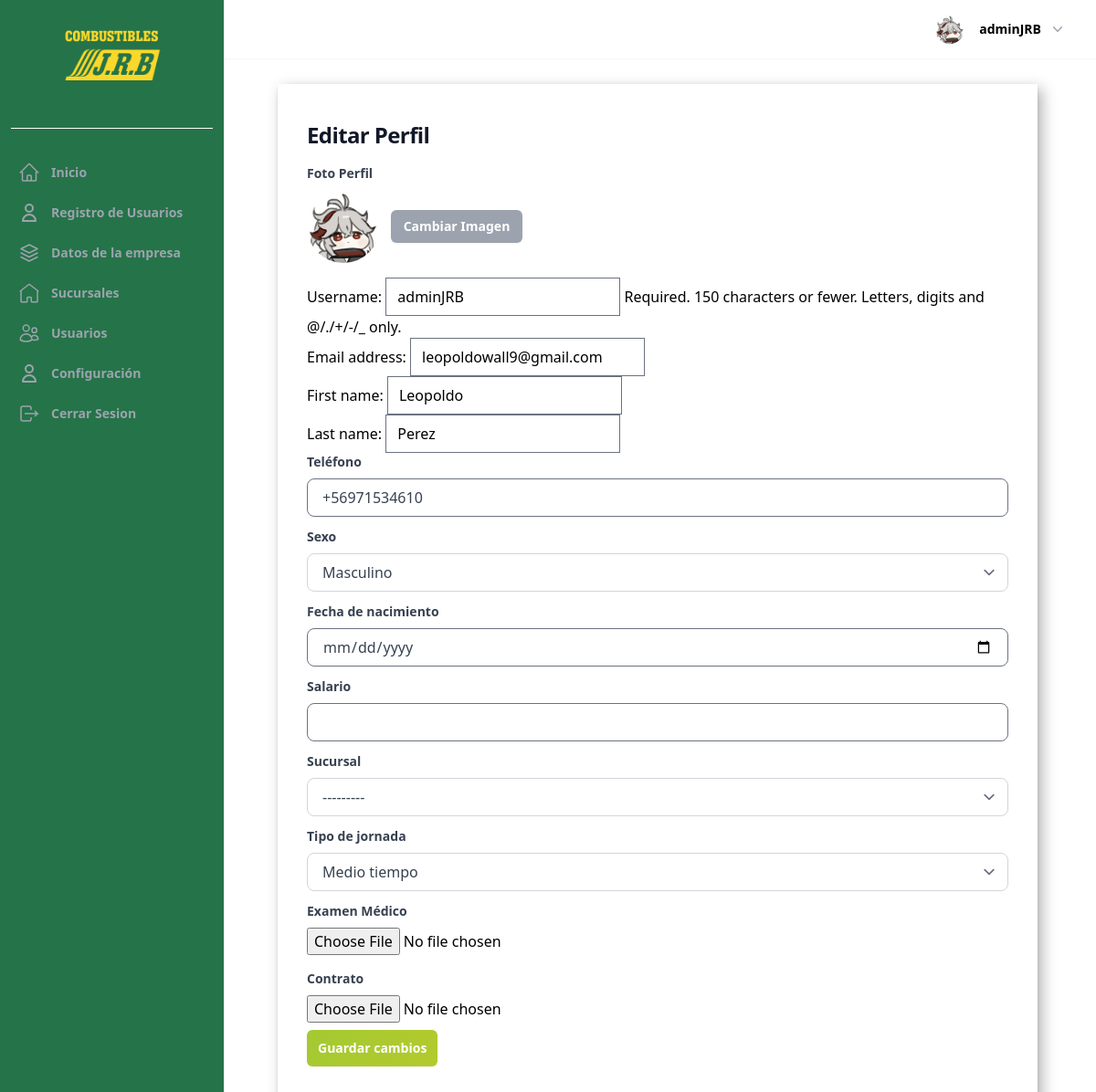
Before: /perfil/ (signed in) with the older database file.
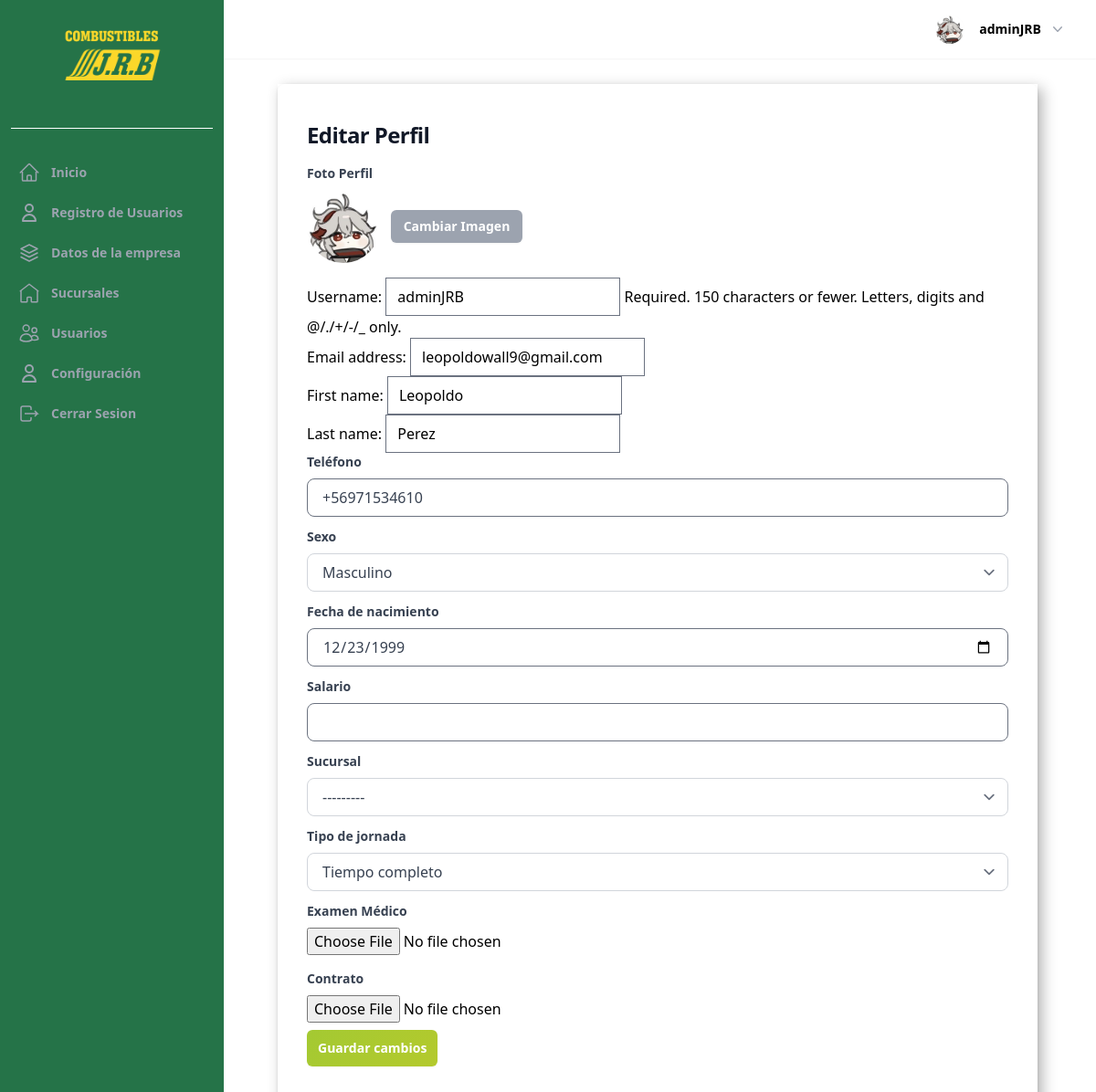
After: the same page with the newer database file.
### UsuarioApp/models.py (models this page shows, shortened)
class Profile(models.Model):
    last_activity = models.DateTimeField(null=True, blank=True)
    image = models.ImageField(upload_to=profile_picture_path, default="profile.webp")
    user_FK = models.OneToOneField(
        User, on_delete=models.CASCADE, related_name="profile",
    )
    position_FK = models.ForeignKey(
        Position, on_delete=models.SET_NULL, null=True, blank=True
    )
    company_rut = models.CharField(
        max_length=12,
        blank=True,
        null=True,
        validators=[
            RegexValidator(
                regex=r"^[0-9.]+-[0-9kK]{1}$",
                message="Ingrese un RUT válido en el formato 12.345.678-9",
            )
        ],
        verbose_name="RUT Empresa",
    )
    phone = models.CharField(max_length=20, blank=True, verbose_name="Teléfono")
    gender = models.CharField(
        max_length=1,
        choices=GENDER_CHOICES,
        null=True,
        blank=True,
        verbose_name="Sexo",
    )
    date_of_birth = models.DateField(
        null=True,
        blank=True,
        verbose_name="Fecha de nacimiento",
    )
    salario = models.DecimalField(
        max_digits=10, decimal_places=2, null=True, blank=True, verbose_name="Salario",
    )
    address = models.CharField(max_length=255, blank=True, verbose_name="Dirección")
    date_of_hire = models.DateField(null=True, blank=True, verbose_name="Fecha de contratación")
    is_partime = models.BooleanField(
        default=False,
        choices=[(True, "Tiempo completo"), (False, "Medio tiempo")],
        verbose_name="Tipo de jornada",
    )
    examen_medico = models.FileField(
        upload_to="documentos/examenes/",
        null=True,
        blank=True,
        verbose_name="Examen médico",
    )
    contrato = models.FileField(
        upload_to="documentos/contratos/",
        null=True,
        blank=True,
        verbose_name="Contrato",
    )
    current_branch = models.ForeignKey(
        Sucursal,
        on_delete=models.SET_NULL,
        null=True,
        blank=True,
        related_name="current_profiles",
        verbose_name="Sucursal actual",
    )
    def save(self, *args, **kwargs):
        update_last_activity = kwargs.pop("update_last_activity", False)
        if update_last_activity:
            self.last_activity = timezone.now()
            kwargs["update_fields"] = ["last_activity"]
        if self.pk:
            handle_old_image(Profile, self.pk, self.image)
        super(Profile, self).save(*args, **kwargs)
        if self.image and os.path.exists(self.image.path):
            resize_image(self.image.path, 300)
            crop_image(self.image.path, 300)
    def update_last_activity(self):
        self.save(update_last_activity=True)
    def _has_permission(self, code: str) -> bool:
        return bool(self.position_FK and self.position_FK.permission_code == code)
    def is_owner(self) -> bool:
        return self._has_permission("OWNER")
    def is_admin(self) -> bool:
        return self._has_permission("ADMINISTRATOR")
    class Meta:
        verbose_name = "Perfil"
        verbose_name_plural = "Perfiles"
        ordering = ["-id"]

### UsuarioApp/views.py (the view, shortened to what this page needs)
# urls.py: path("perfil/", views.ProfileUpdateView.as_view(), name="Profile"),
class ProfileUpdateView(LoginRequiredMixin, ProfileFormProcessingMixin, View):
    template_name = "pages/perfil/perfil.html"
    def get(self, request, *args, **kwargs):
        user = request.user
        profile = user.profile
        user_form = UserUpdateForm(instance=user)
        profile_form = ProfileUpdateForm(instance=profile, user=request.user)
        context = {"user_form": user_form, "profile_form": profile_form}
        return render(request, self.template_name, context)

### UsuarioApp/forms.py
class UserUpdateForm(forms.ModelForm):
    def __init__(self, *args, **kwargs):
        super().__init__(*args, **kwargs)
        self.helper = FormHelper()
        self.helper.form_tag = False
        layout_fields = []
        if "username" in self.fields:
            layout_fields.append("username")
        layout_fields.append("email")
        name_fields = []
        if "first_name" in self.fields:
            name_fields.append(Div("first_name", css_class="flex-1"))
        if "last_name" in self.fields:
            name_fields.append(Div("last_name", css_class="flex-1"))
        name_div = Div(*name_fields, css_class="flex gap-4") if name_fields else None
        layout_items = layout_fields
        if name_div is not None:
            layout_items.append(name_div)
        self.helper.layout = Layout(*layout_items)
    class Meta:
        model = User
        fields = [
            "username",
            "email",
            "first_name",
            "last_name",
        ]

### UsuarioApp/forms.py (called while the page is built)
    def _get_branch_queryset(self, user):
        if not user:
            return Sucursal.objects.none()
        profile = getattr(user, "profile", None)
        if profile is None:
            return Sucursal.objects.none()
        company = None
        try:
            company = profile.company
        except Company.DoesNotExist:
            company = None
        queryset = Sucursal.objects.none()
        if company is not None:
            queryset = Sucursal.objects.filter(company=company)
        elif getattr(profile, "company_rut", None):
            queryset = Sucursal.objects.filter(company__rut=profile.company_rut)
        if self.instance and self.instance.current_branch_id:
            queryset = queryset | Sucursal.objects.filter(pk=self.instance.current_branch_id)
        return queryset

### sucursalApp/models.py (called while the page is built)
    def __str__(self) -> str:
        return f"{self.name} - {self.company.business_name}"

### utils/customer_img.py (called while the page is built, shortened)
def resize_image(img_path, img_size):
    try:
        with Image.open(img_path) as img:
            ancho, alto = img.size
    except (FileExistsError, UnidentifiedImageError):
        print("Error al Redimensionar la imagen")

def crop_image(img_path, img_size):
    try:
        with Image.open(img_path) as img:
            ancho, alto = img.size
    except (FileExistsError, UnidentifiedImageError):
        print("Erro al Recortar la imagen")

### templates/pages/perfil/perfil.html (shortened to what this page needs)
{% extends "components/Layout/base_pages.html" %}
{% load static %}
{% load tailwind_filters %}
{% block content_pages %}
  <h1 class="max-w-2xl font-bold tracking-tight text-gray-900 text-2xl mb-4">Editar Perfil</h1>
  <form method="post" enctype="multipart/form-data">
    {% include 'components/input_perfil.html' with img=request.user.profile.image.url %}
    {{ user_form|crispy }}
    <label for="id_phone" class="block text-gray-700 text-sm font-bold mb-2">Teléfono</label>
    {{ profile_form.phone }}
    <label for="id_gender" class="block text-gray-700 text-sm font-bold mb-2">Sexo</label>
    {{ profile_form.gender }}
    <label for="id_date_of_birth" class="block text-gray-700 text-sm font-bold mb-2">Fecha de nacimiento</label>
    {{ profile_form.date_of_birth }}
    <label for="id_salario" class="block text-gray-700 text-sm font-bold mb-2">Salario</label>
    {{ profile_form.salario }}
    <label for="id_current_branch" class="block text-gray-700 text-sm font-bold mb-2">Sucursal</label>
    {{ profile_form.current_branch }}
    <label for="id_is_partime" class="block text-gray-700 text-sm font-bold mb-2">Tipo de jornada</label>
    {{ profile_form.is_partime }}
    <label for="{{ profile_form.examen_medico.id_for_label }}" class="block text-gray-700 text-sm font-bold mb-2">Examen Médico</label>
    {{ profile_form.examen_medico }}
    <label for="{{ profile_form.contrato.id_for_label }}" class="block text-gray-700 text-sm font-bold mb-2 mt-4">Contrato</label>
    {{ profile_form.contrato }}
    {% include "components/btn/button.html" with button_text="Guardar cambios" %}
  </form>
{% endblock content_pages %}

### templates/components/Layout/base_pages.html
{% extends 'components/Layout/base_extendido.html' %}
{% block content_main %}
  <div class="flex min-h-full flex-col justify-center sm:px-6 lg:px-8">
    <div class="bg-white-base sm:mx-auto sm:w-full min-w-[fill-available]">
      <div class="px-6 py-10 shadow rounded-lg sm:px-12">
        {% block content_pages %}{% endblock content_pages %}
      </div>
    </div>
  </div>
{% endblock content_main %}

### templates/components/Layout/base_extendido.html (shortened to what this page needs)
{% extends 'components/Layout/base.html' %}
{% load static %}
{% block content %}
  <div x-data="{ open:false }" :class="{ 'overflow-y-hidden max-h-dvh' : open }">
    <div class="hidden lg:fixed lg:inset-y-0 lg:z-50 lg:flex lg:w-72 lg:flex-col">
      {% include 'components/navbar/navbar_desktop.html' %}
    </div>
    <div class="lg:pl-65">
      <div class="sticky top-0 z-40 flex h-16 shrink-0 items-center gap-x-4 border-gray-700 bg-white px-4 shadow-sm sm:gap-x-6 sm:px-6 lg:px-8">
        {% include 'components/header/header.html' %}
      </div>
      <main class="pt-7">
        <div class="px-4 sm:px-6 lg:px-8 min-w-[fill-available]">
          {% block content_main %}
          {% endblock content_main %}
        </div>
      </main>
    </div>
  </div>
{% endblock content %}

### templates/components/Layout/base.html (shortened to what this page needs)
{% load static %}
{% load static tailwind_tags %}
<!DOCTYPE html>
<html lang="es" class="scroll-smooth">
  <head>
    {% tailwind_css %}
    <link rel="stylesheet" href="{% static 'css/styles.css' %}">
    <link rel="stylesheet" href="{% static 'css/mensajes.css' %}">
  </head>
  <body class="relative bg-white">
    {% block content %} {% endblock content %}
  </body>
</html>

### templates/components/navbar/navbar_mobil.html (shortened to what this page needs)
{% load static %}

### templates/components/navbar/nav.html (shortened to what this page needs)
<nav class="flex flex-1 flex-col">
  <ul class="flex flex-1 flex-col gap-y-7">
    <li>
      <ul class="-mx-2 space-y-1">
        <li>
          <a href="{% url 'Home' %}" class="menu-item {% if request.path == '/' %} text-white bg-current {% else %} text-gray-400 {% endif %}">
            Inicio
          </a>
        </li>
        {% if user.profile.is_owner or user.profile.is_admin %}
          <li>
            <a href="{% url 'Register' %}" class=" menu-item {% if request.path == '/registro/' %}text-white bg-current {% else %} text-gray-400 hover:text-white hover:bg-gray-800 {% endif %}">
              <svg class="h-6 w-6 shrink-0" fill="none" viewBox="0 0 24 24" stroke="currentColor">
                <path stroke-linecap="round" stroke-linejoin="round" stroke-width="2" d="M16 7a4 4 0 11-8 0 4 4 0 018 0zM12 14a7 7 0 00-7 7h14a7 7 0 00-7-7z"/>
              </svg>
              Registro de Usuarios
            </a>
          </li>
          {% if user.profile.is_owner %}
          <li>
            <a href="{% url 'company_edit' %}" class=" menu-item {% if request.path == '/empresa/' %}text-white bg-current {% else %} text-gray-400 hover:text-white hover:bg-gray-800 {% endif %}">
              Datos de la empresa
            </a>
          </li>
          {% endif %}
          <li>
            <a href="{% url 'sucursal_list' %}" class=" menu-item {% if request.path == '/sucursales/' or '/sucursales/' in request.path %}text-white bg-current {% else %} text-gray-400 hover:text-white hover:bg-gray-800 {% endif %}">
              Sucursales
            </a>
          </li>
        {% endif %}
        <li>
          <a href="{% url "User" %}" class=" menu-item {% if request.path == '/usuarios/' %}text-white bg-current {% else %}  text-gray-400 hover:text-white hover:bg-gray-800 {% endif %}">
            Usuarios
          </a>
        </li>
      <ul class="flex flex-1 flex-col space-y-1">
        {% if user.is_authenticated %}
        <li>
          <a href="{% url 'configuracion' %}" class="menu-item {% if request.path == '/configuracion/' %} text-white bg-current {% else %} text-gray-400 hover:text-white hover:bg-gray-800 {% endif %}">
              <svg class="h-6 w-6 shrink-0" fill="none" viewBox="0 0 24 24" stroke="currentColor">
                <path stroke-linecap="round" stroke-linejoin="round" stroke-width="2" d="M16 7a4 4 0 11-8 0 4 4 0 018 0zM12 14a7 7 0 00-7 7h14a7 7 0 00-7-7z"/>
              </svg>
            <span class="truncate">Configuración</span>
          </a>
        </li>
        {% endif %}
      </ul>
    </li>
    <li class="mt-auto">
      <a href="{% url 'account_logout' %}" class="menu-item text-gray-400">
        <svg class="h-6 w-6 shrink-0" fill="none" viewBox="0 0 24 24" stroke-width="1.5" stroke="currentColor" aria-hidden="true">
          <path stroke="none" d="M0 0h24v24H0z"/>  <path d="M14 8v-2a2 2 0 0 0 -2 -2h-7a2 2 0 0 0 -2 2v12a2 2 0 0 0 2 2h7a2 2 0 0 0 2 -2v-2" />
          <path d="M7 12h14l-3 -3m0 6l3 -3" />
        </svg>
        Cerrar Sesion
      </a>
    </li>
  </ul>
</nav>

### templates/components/navbar/navbar_desktop.html
{% load static %}
<div class="flex grow flex-col gap-y-5 bg-green-navbar text-gray-500 px-3 pb-4">
  <div class="flex h-28 shrink-0 items-center justify-center">
    <img class="h-14 w-auto mt-4 icon-scaled-small mx-auto" src="{% static "img/logoJRB.png" %}" alt="mejor niñez">
  </div>
  <hr class="border-t border-white my-2">
  {% include "components/navbar/nav.html" %}
</div>

### templates/components/header/header.html (shortened to what this page needs)
<div class="flex flex-1 gap-x-4 self-stretch lg:gap-x-6">
  <div class="relative flex flex-1" >
  </div>
  <div class="flex items-center gap-x-4 lg:gap-x-6">
    {% include 'components/header/components/profile.html' %}
  </div>
</div>

### templates/components/header/components/profile.html (shortened to what this page needs)
{% load static %}
<div class="relative" x-data="{ openUser: false }">
  <button type="button" class="-m-1.5 flex items-center p-1.5" id="user-menu-button" aria-expanded="false" aria-haspopup="true" @click="openUser = !openUser">
    <img class="h-8 w-8 rounded-full bg-gray-50" src="{{ request.user.profile.image.url }}" alt="perfil">
    <span class="hidden lg:flex lg:items-center">
      <span class="ml-4 text-sm font-semibold leading-6 text-black" aria-hidden="true">{{ request.user }}</span>
      <svg class="ml-2 h-5 w-5 text-gray-400" viewBox="0 0 20 20" fill="currentColor" aria-hidden="true">
        <path fill-rule="evenodd" d="M5.23 7.21a.75.75 0 011.06.02L10 11.168l3.71-3.938a.75.75 0 111.08 1.04l-4.25 4.5a.75.75 0 01-1.08 0l-4.25-4.5a.75.75 0 01.02-1.06z" clip-rule="evenodd" />
      </svg>
    </span>
  </button>
</div>

### templates/components/input_perfil.html (shortened to what this page needs)
<div class="mb-3">
  <div class="block text-gray-700 text-sm font-bold mb-2">Foto Perfil</div>
  <div class="mt-2 flex items-center gap-x-3">
    <img src="{{ img }}" class="w-20 h-20 rounded-full" alt="Foto de Perfil">
    <button type="button" id="customImageButton" class="flex w-36 justify-center rounded-md bg-gray-400 px-3 py-1.5 text-sm font-semibold leading-6 text-white shadow-sm hover:bg-gray-600 focus-visible:outline focus-visible:outline-2 focus-visible:outline-offset-2 focus-visible:outline-gray-600">
      Cambiar Imagen
    </button>
  </div>
  <span id="nameImg" class="overflow-auto block pt-1"></span>
</div>

### templates/components/btn/button.html (shortened to what this page needs)
<button
    name="{{ button_name|default:'action' }}"
    type="{{ button_type|default:'submit' }}"
    class="flex w-4 cursor-pointer justify-center rounded-md bg-gradient-to-br px-3 py-2 mt-2 text-sm font-semibold leading-6 text-white shadow-sm hover:bg-indigo-500 focus-visible:outline focus-visible:outline-2 focus-visible:outline-offset-2 focus-visible:outline-indigo-600 {{ button_class|default:'' }}">
    {{ button_text }}
</button>

### static/css/styles.css (style rules this page uses)
main { min-height: calc(100dvh - 64px); }

### static/css/mensajes.css (style rules this page uses)
button { padding: 10px; }

Changed rows visible on the page:
changed Profile "Masculino": date_of_birth (not shown) → "12/23/1999"; is_partime "Medio tiempo" → "Tiempo completo"
